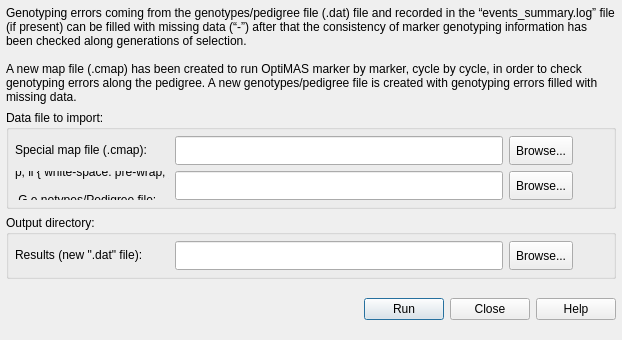
<?xml version="1.0" encoding="UTF-8"?>
<ui version="4.0">
 <class>FillMdWindow</class>
 <widget class="QDialog" name="FillMdWindow">
  <property name="geometry">
   <rect>
    <x>0</x>
    <y>0</y>
    <width>622</width>
    <height>340</height>
   </rect>
  </property>
  <property name="windowTitle">
   <string>FillMD@Mks: fill genotyping errors with missing data</string>
  </property>
  <layout class="QVBoxLayout" name="verticalLayout_2">
   <property name="margin">
    <number>6</number>
   </property>
   <item>
    <layout class="QVBoxLayout" name="inputOutputVLayout">
     <item>
      <widget class="QLabel" name="IntroLabel">
       <property name="minimumSize">
        <size>
         <width>0</width>
         <height>0</height>
        </size>
       </property>
       <property name="maximumSize">
        <size>
         <width>16777215</width>
         <height>16777215</height>
        </size>
       </property>
       <property name="autoFillBackground">
        <bool>false</bool>
       </property>
       <property name="frameShape">
        <enum>QFrame::NoFrame</enum>
       </property>
       <property name="frameShadow">
        <enum>QFrame::Plain</enum>
       </property>
       <property name="text">
        <string>&lt;!DOCTYPE HTML PUBLIC &quot;-//W3C//DTD HTML 4.0//EN&quot; &quot;http://www.w3.org/TR/REC-html40/strict.dtd&quot;&gt;
&lt;html&gt;&lt;head&gt;&lt;meta name=&quot;qrichtext&quot; content=&quot;1&quot; /&gt;&lt;style type=&quot;text/css&quot;&gt;
p, li { white-space: pre-wrap; }
&lt;/style&gt;&lt;/head&gt;&lt;body style=&quot; font-family:'Sans'; font-size:10pt; font-weight:400; font-style:normal;&quot;&gt;
&lt;p style=&quot; margin-top:0px; margin-bottom:0px; margin-left:0px; margin-right:0px; -qt-block-indent:0; text-indent:0px;&quot;&gt;&lt;span style=&quot; font-family:'Sans Serif'; font-size:9pt;&quot;&gt;Genotyping errors coming from the genotypes/pedigree file (.dat) file and recorded in the “events_summary.log” file (if present) can be filled with missing data (“-”) after that the consistency of marker genotyping information has been checked along generations of selection.&lt;/span&gt;&lt;/p&gt;
&lt;p style=&quot;-qt-paragraph-type:empty; margin-top:0px; margin-bottom:0px; margin-left:0px; margin-right:0px; -qt-block-indent:0; text-indent:0px; font-family:'Sans Serif'; font-size:9pt;&quot;&gt;&lt;/p&gt;
&lt;p style=&quot; margin-top:0px; margin-bottom:0px; margin-left:0px; margin-right:0px; -qt-block-indent:0; text-indent:0px;&quot;&gt;&lt;span style=&quot; font-family:'Sans Serif'; font-size:9pt;&quot;&gt;A new map file (.cmap) has been created to run OptiMAS marker by marker, cycle by cycle, in order to check genotyping errors along the pedigree. A new genotypes/pedigree file is created with genotyping errors filled with missing data.&lt;/span&gt;&lt;/p&gt;&lt;/body&gt;&lt;/html&gt;</string>
       </property>
       <property name="scaledContents">
        <bool>true</bool>
       </property>
       <property name="wordWrap">
        <bool>true</bool>
       </property>
       <property name="margin">
        <number>3</number>
       </property>
      </widget>
     </item>
     <item>
      <widget class="QGroupBox" name="inputGroupBox">
       <property name="title">
        <string>Data file to import:</string>
       </property>
       <layout class="QVBoxLayout" name="importBoxVLayout">
        <property name="margin">
         <number>6</number>
        </property>
        <item>
         <layout class="QHBoxLayout" name="cmapHLayout">
          <item>
           <widget class="QLabel" name="cmapLabel">
            <property name="minimumSize">
             <size>
              <width>154</width>
              <height>29</height>
             </size>
            </property>
            <property name="maximumSize">
             <size>
              <width>154</width>
              <height>29</height>
             </size>
            </property>
            <property name="toolTip">
             <string>e.g. events_summary.log</string>
            </property>
            <property name="text">
             <string>&lt;!DOCTYPE HTML PUBLIC &quot;-//W3C//DTD HTML 4.0//EN&quot; &quot;http://www.w3.org/TR/REC-html40/strict.dtd&quot;&gt;
&lt;html&gt;&lt;head&gt;&lt;meta name=&quot;qrichtext&quot; content=&quot;1&quot; /&gt;&lt;style type=&quot;text/css&quot;&gt;
p, li { white-space: pre-wrap; }
&lt;/style&gt;&lt;/head&gt;&lt;body style=&quot; font-family:'Sans'; font-size:10pt; font-weight:400; font-style:normal;&quot;&gt;
&lt;p style=&quot; margin-top:0px; margin-bottom:0px; margin-left:0px; margin-right:0px; -qt-block-indent:0; text-indent:0px;&quot;&gt;&lt;span style=&quot; font-family:'Sans Serif'; font-size:9pt;&quot;&gt;Special map file (.cmap):&lt;/span&gt;&lt;/p&gt;&lt;/body&gt;&lt;/html&gt;</string>
            </property>
           </widget>
          </item>
          <item>
           <widget class="QLineEdit" name="cmapLineEdit">
            <property name="minimumSize">
             <size>
              <width>0</width>
              <height>29</height>
             </size>
            </property>
            <property name="maximumSize">
             <size>
              <width>16777215</width>
              <height>29</height>
             </size>
            </property>
           </widget>
          </item>
          <item>
           <widget class="QToolButton" name="cmapBrowseToolButton">
            <property name="minimumSize">
             <size>
              <width>0</width>
              <height>29</height>
             </size>
            </property>
            <property name="maximumSize">
             <size>
              <width>16777215</width>
              <height>29</height>
             </size>
            </property>
            <property name="text">
             <string>Browse...</string>
            </property>
           </widget>
          </item>
          <item>
           <widget class="QToolButton" name="cmapToolButton">
            <property name="text">
             <string/>
            </property>
            <property name="icon">
             <iconset resource="configdialog.qrc">
              <normaloff>:/images/help.png</normaloff>:/images/help.png</iconset>
            </property>
            <property name="iconSize">
             <size>
              <width>20</width>
              <height>20</height>
             </size>
            </property>
            <property name="autoRaise">
             <bool>true</bool>
            </property>
           </widget>
          </item>
         </layout>
        </item>
        <item>
         <layout class="QHBoxLayout" name="genoHLayout">
          <item>
           <widget class="QLabel" name="genoLabel">
            <property name="minimumSize">
             <size>
              <width>154</width>
              <height>29</height>
             </size>
            </property>
            <property name="maximumSize">
             <size>
              <width>154</width>
              <height>29</height>
             </size>
            </property>
            <property name="text">
             <string>&lt;!DOCTYPE HTML PUBLIC &quot;-//W3C//DTD HTML 4.0//EN&quot; &quot;http://www.w3.org/TR/REC-html40/strict.dtd&quot;&gt;
&lt;html&gt;&lt;head&gt;&lt;meta name=&quot;qrichtext&quot; content=&quot;1&quot; /&gt;&lt;style type=&quot;text/css&quot;&gt;
p, li { white-space: pre-wrap; }
&lt;/style&gt;&lt;/head&gt;&lt;body style=&quot; font-family:'Sans'; font-size:10pt; font-weight:400; font-style:normal;&quot;&gt;
&lt;p style=&quot; margin-top:0px; margin-bottom:0px; margin-left:0px; margin-right:0px; -qt-block-indent:0; text-indent:0px;&quot;&gt;&lt;span style=&quot; font-family:'Sans Serif'; font-size:9pt;&quot;&gt;G&lt;/span&gt;&lt;span style=&quot; font-family:'Sans Serif'; font-size:9pt;&quot;&gt;e&lt;/span&gt;&lt;span style=&quot; font-family:'Sans Serif'; font-size:9pt;&quot;&gt;notypes/Pedigree file:&lt;/span&gt;&lt;/p&gt;&lt;/body&gt;&lt;/html&gt;</string>
            </property>
           </widget>
          </item>
          <item>
           <widget class="QLineEdit" name="genoLineEdit">
            <property name="minimumSize">
             <size>
              <width>0</width>
              <height>29</height>
             </size>
            </property>
            <property name="maximumSize">
             <size>
              <width>16777215</width>
              <height>29</height>
             </size>
            </property>
           </widget>
          </item>
          <item>
           <widget class="QToolButton" name="genoBrowseToolButton">
            <property name="minimumSize">
             <size>
              <width>0</width>
              <height>29</height>
             </size>
            </property>
            <property name="maximumSize">
             <size>
              <width>16777215</width>
              <height>29</height>
             </size>
            </property>
            <property name="text">
             <string>Browse...</string>
            </property>
           </widget>
          </item>
          <item>
           <widget class="QToolButton" name="genoToolButton">
            <property name="text">
             <string/>
            </property>
            <property name="icon">
             <iconset resource="configdialog.qrc">
              <normaloff>:/images/help.png</normaloff>:/images/help.png</iconset>
            </property>
            <property name="iconSize">
             <size>
              <width>20</width>
              <height>20</height>
             </size>
            </property>
            <property name="autoRaise">
             <bool>true</bool>
            </property>
           </widget>
          </item>
         </layout>
        </item>
       </layout>
      </widget>
     </item>
     <item>
      <widget class="QGroupBox" name="outputGroupBox">
       <property name="title">
        <string>Output directory:</string>
       </property>
       <layout class="QVBoxLayout" name="outputBoxVLayout">
        <property name="margin">
         <number>6</number>
        </property>
        <item>
         <layout class="QHBoxLayout" name="outputHLayout">
          <item>
           <widget class="QLabel" name="resultsLabel">
            <property name="minimumSize">
             <size>
              <width>154</width>
              <height>29</height>
             </size>
            </property>
            <property name="maximumSize">
             <size>
              <width>154</width>
              <height>29</height>
             </size>
            </property>
            <property name="toolTip">
             <string>Creation of the new genotype/pedigree file</string>
            </property>
            <property name="text">
             <string>&lt;!DOCTYPE HTML PUBLIC &quot;-//W3C//DTD HTML 4.0//EN&quot; &quot;http://www.w3.org/TR/REC-html40/strict.dtd&quot;&gt;
&lt;html&gt;&lt;head&gt;&lt;meta name=&quot;qrichtext&quot; content=&quot;1&quot; /&gt;&lt;style type=&quot;text/css&quot;&gt;
p, li { white-space: pre-wrap; }
&lt;/style&gt;&lt;/head&gt;&lt;body style=&quot; font-family:'Sans'; font-size:10pt; font-weight:400; font-style:normal;&quot;&gt;
&lt;p style=&quot; margin-top:0px; margin-bottom:0px; margin-left:0px; margin-right:0px; -qt-block-indent:0; text-indent:0px;&quot;&gt;&lt;span style=&quot; font-family:'Sans Serif'; font-size:9pt;&quot;&gt;Results (new &amp;quot;.dat&amp;quot; file):&lt;/span&gt;&lt;/p&gt;&lt;/body&gt;&lt;/html&gt;</string>
            </property>
           </widget>
          </item>
          <item>
           <widget class="QLineEdit" name="resultsLineEdit">
            <property name="minimumSize">
             <size>
              <width>0</width>
              <height>29</height>
             </size>
            </property>
            <property name="maximumSize">
             <size>
              <width>16777215</width>
              <height>29</height>
             </size>
            </property>
           </widget>
          </item>
          <item>
           <widget class="QToolButton" name="resultsBrowseToolButton">
            <property name="minimumSize">
             <size>
              <width>0</width>
              <height>29</height>
             </size>
            </property>
            <property name="maximumSize">
             <size>
              <width>16777215</width>
              <height>29</height>
             </size>
            </property>
            <property name="text">
             <string>Browse...</string>
            </property>
           </widget>
          </item>
          <item>
           <widget class="QToolButton" name="resultsToolButton">
            <property name="text">
             <string/>
            </property>
            <property name="icon">
             <iconset resource="configdialog.qrc">
              <normaloff>:/images/help.png</normaloff>:/images/help.png</iconset>
            </property>
            <property name="iconSize">
             <size>
              <width>20</width>
              <height>20</height>
             </size>
            </property>
            <property name="autoRaise">
             <bool>true</bool>
            </property>
           </widget>
          </item>
         </layout>
        </item>
       </layout>
      </widget>
     </item>
     <item>
      <widget class="QFrame" name="buttonsFrame">
       <property name="frameShape">
        <enum>QFrame::NoFrame</enum>
       </property>
       <property name="frameShadow">
        <enum>QFrame::Raised</enum>
       </property>
       <layout class="QVBoxLayout" name="verticalLayout">
        <property name="spacing">
         <number>6</number>
        </property>
        <property name="margin">
         <number>0</number>
        </property>
        <item>
         <layout class="QHBoxLayout" name="buttonsHLayout">
          <item>
           <spacer name="buttonsHBoxHSpacer">
            <property name="orientation">
             <enum>Qt::Horizontal</enum>
            </property>
            <property name="sizeHint" stdset="0">
             <size>
              <width>20</width>
              <height>20</height>
             </size>
            </property>
           </spacer>
          </item>
          <item>
           <widget class="QPushButton" name="runPushButton">
            <property name="text">
             <string>Run</string>
            </property>
           </widget>
          </item>
          <item>
           <widget class="QPushButton" name="closePushButton">
            <property name="text">
             <string>Close</string>
            </property>
           </widget>
          </item>
          <item>
           <widget class="QPushButton" name="helpPushButton">
            <property name="text">
             <string>Help</string>
            </property>
           </widget>
          </item>
         </layout>
        </item>
       </layout>
      </widget>
     </item>
    </layout>
   </item>
  </layout>
 </widget>
 <resources>
  <include location="configdialog.qrc"/>
 </resources>
 <connections/>
</ui>
